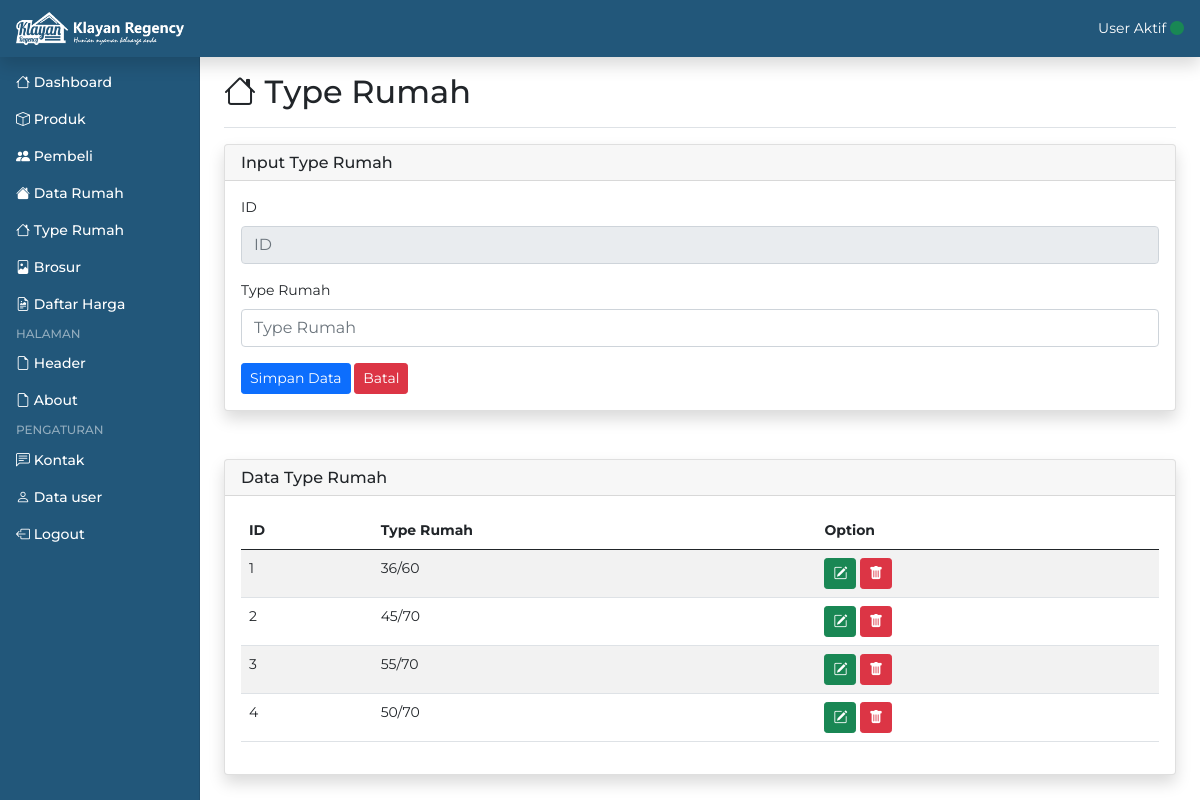
The page /admin/type_rumah.php (signed in) on the database its author committed.
### tables this page shows
CREATE TABLE `type` (
  `id` int(10) NOT NULL,
  `type_rumah` varchar(30) NOT NULL
);

### admin/type_rumah.php (the view, shortened to what this page needs)
<?php
include 'include/koneksi.php';
?>
<!doctype html>
<html lang="en">
  <?php include 'include/head.php'; ?>
  <body>
    <?php include 'include/header.php'; ?>
    <div class="container-fluid">
      <div class="row">
        <?php include 'include/sidebar.php'; ?>
        <main class="col-md-9 ms-sm-auto col-lg-10 px-md-4">
          <div class="d-flex justify-content-between flex-wrap flex-md-nowrap align-items-center pt-3 pb-2 mb-3 border-bottom">
            <h1 class="h2"><i class="bi bi-house"></i> Type Rumah</h1>
          </div>
          <div class="row mt-3 mb-5">
            <div class="col-md-12">
              <div class="card border-left-primary shadow h-100">
              <h6 class="card-header">Input Type Rumah</h6>
              <div class="card-body">
                <form method="post">
                  <div class="mb-3">
                    <label for="id" class="form-label">ID</label>
                    <input type="number" name="id" class="form-control" id="id" readonly="readonly" placeholder="ID">
                  </div>
                  <div class="mb-3">
                    <label for="type_rumah" class="form-label">Type Rumah</label>
                    <input type="text" name="type_rumah" class="form-control" id="type_rumah" placeholder="Type Rumah">
                  </div>
                  <button type="submit" class="btn btn-sm btn-primary" name="save">Simpan Data</button>
                  <button type="reset" class="btn btn-sm btn-danger">Batal</button>
                </form>
                </div>
              </div>
            </div>
          </div>
          <div class="row my-3">
            <div class="col-md-12">
              <div class="card border-left-primary shadow h-100">
                <h6 class="card-header">Data Type Rumah</h6>
                <div class="card-body">
                  <div class="table-responsive">
                    <table class="table table-striped table-md">
                      <thead>
                        <tr>
                          <th>ID</th>
                          <th>Type Rumah</th>
                          <th>Option</th>
                        </tr>
                      </thead>
                      <tbody>
                        <?php
                        $no = 1;
                        $sql = mysqli_query($koneksi, "SELECT * FROM type ORDER BY id ASC");
                        while($row = mysqli_fetch_array($sql, MYSQLI_ASSOC)) {
                        ?>
                        <tr>
                          <td><?= $no++; ?></td>
                          <td><?= $row['type_rumah']; ?></td>
                          <td>
                            <a href="edit_type.php?id=<?= $row['id']; ?>" class="btn btn-sm btn-success"><i class="bi bi-pencil-square"></i></a>
                            <a href="hapus_type.php?id=<?= $row['id']; ?>" class="btn btn-sm btn-danger" onclick="return confirm('Apakah yakin ingin menghapus data?');"><i class="bi bi-trash-fill"></i></a>
                          </td>
                        </tr>
                        <?php } ?>
                      </tbody>
                    </table>
                  </div>
                </div>
              </div>
            </div>
          </div>
        </main>
      </div>
    </div>
  </body>
</html>

### admin/assets/css/style.css (style rules this page uses)
* { font-family: 'Montserrat', sans-serif;; }

### admin/assets/css/dashboard.css (style rules this page uses)
body { font-size: .875rem; }

### rows shown on the page
type: type_rumah "36/60"
type: type_rumah "45/70"
type: type_rumah "55/70"
type: type_rumah "50/70"
